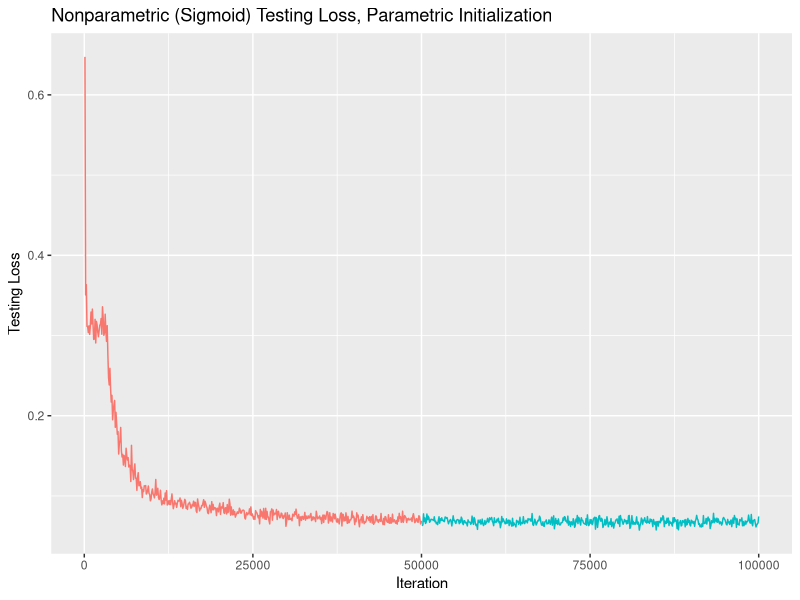
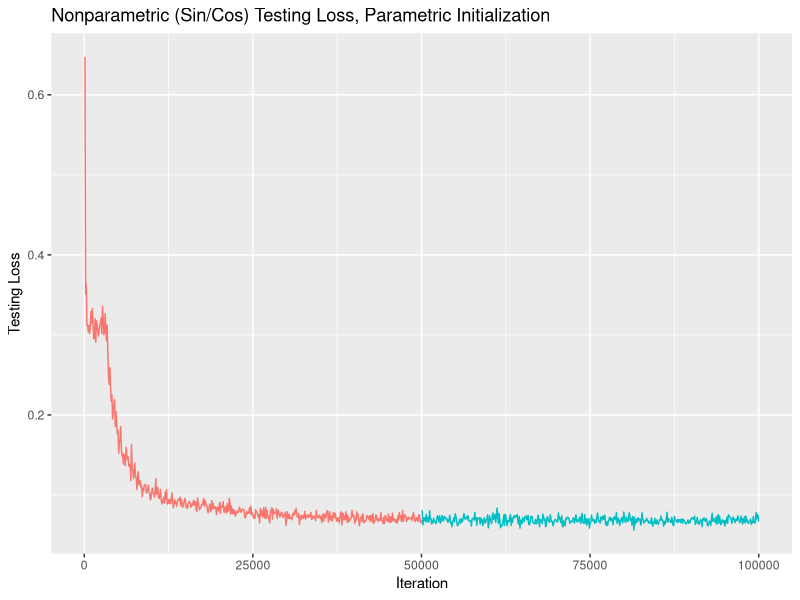
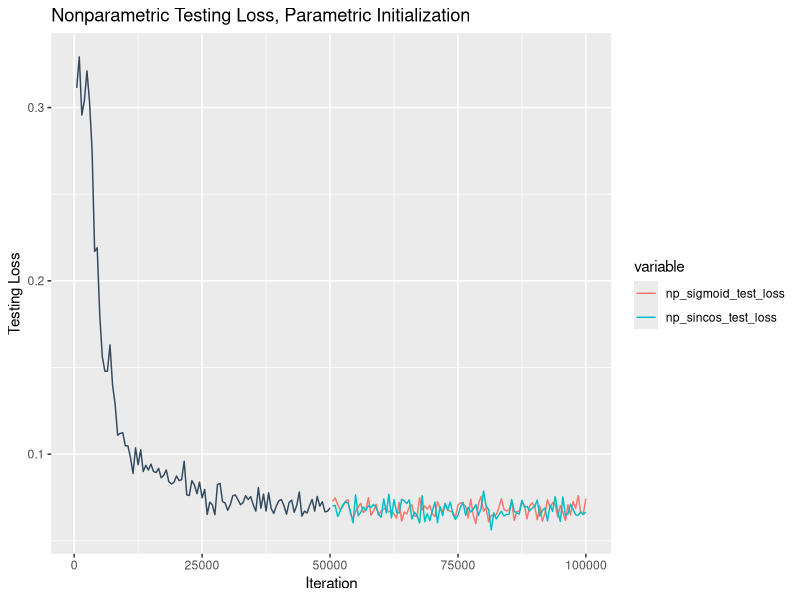
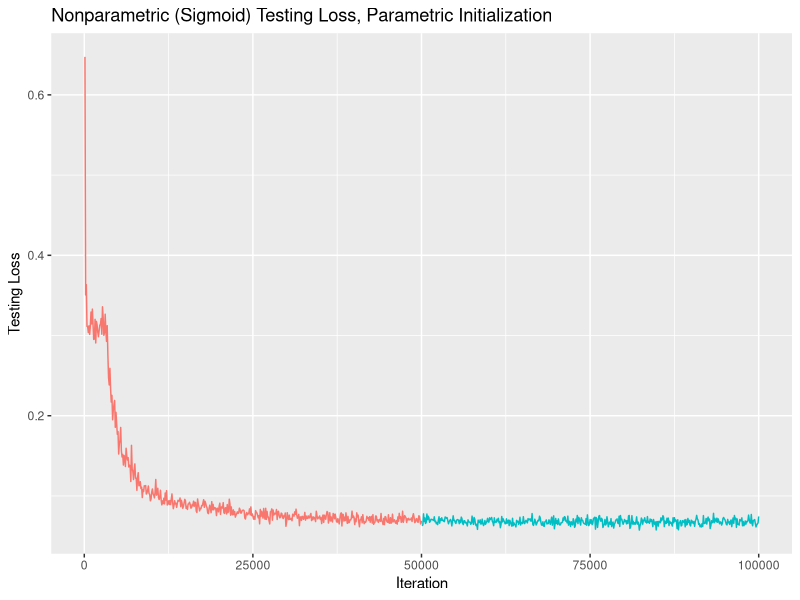
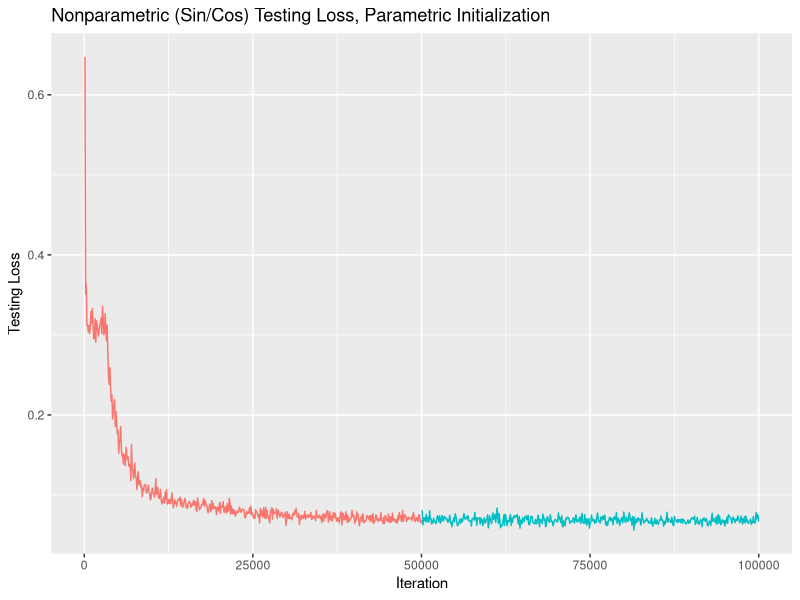
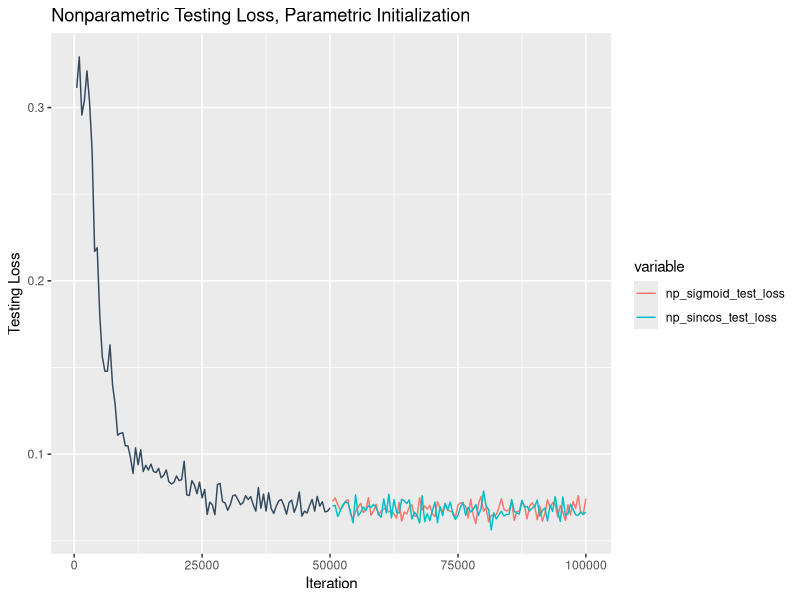

Recreate these plots in R, in order.
library(ggplot2)
library(reshape2)
library(dplyr)

parametric_init_losses <- read.csv('parametric_init_losses.csv')
parametric_init_losses_2 <- read.csv('parametric_init_losses_20k-50k.csv')

plot.df <- melt(rbind(parametric_init_losses,
                      parametric_init_losses_2),
                id='iteration')
plot.df$iteration <- plot.df$iteration * 100 # output every 100 iter

# ggplot(plot.df, aes(x=iteration, y=value)) +
#     geom_line(aes(colour=variable)) +
#     ggtitle('LSTM Parametric Initialization Loss during Training')
# ggsave('parametric_initialization_50k_iter.png',
#        width=10, height=6)


## colours help
gg_color_hue <- function(n) {
    hues <- seq(15, 375, length=n+1)
    hcl(h=hues, l=65, c=100)[1:n]
}


# # 20k->20k
parametric_init <- read.csv('parametric_init_losses.csv')
parametric_init_2 <- read.csv('parametric_init_losses_20k-50k.csv')
parametric_init_df <- rbind(parametric_init, parametric_init_2[1:200, ])

# np_20 <- read.csv('lstm_np_02_loss.csv')

# # First plot 20k init -> 20k np
# plot_df <- data.frame(init_iteration=parametric_init$iteration,
#                       init_test_loss=parametric_init$testing_loss,
#                       np_iteration=np_20$iteration,
#                       np_test_loss=np_20$testing_loss)
# plot_df$init_iteration <- plot_df$init_iteration * 100
# plot_df$np_iteration <- plot_df$np_iteration * 100

# ggplot(plot_df) +
#     geom_line(aes(x=init_iteration, y=init_test_loss),
#               colour=gg_color_hue(2)[1]) +
#     geom_line(aes(x=np_iteration, y=np_test_loss),
#               colour=gg_color_hue(2)[2]) +
#     ggtitle('Nonparametric Testing Loss, Parametric Initialization') +
#     xlab('Iteration') +
#     ylab('Testing Loss')
# ggsave(file='np20_init20.png', width=10, height=6)

# # Also plot 20k continuation from parametric
# plot_df <- data.frame(init_iteration=parametric_init_df$iteration,
#                       init_test_loss=parametric_init_df$testing_loss,
#                       np_iteration=np_20$iteration,
#                       np_test_loss=np_20$testing_loss)
# plot_df$init_iteration <- plot_df$init_iteration * 100
# plot_df$np_iteration <- plot_df$np_iteration * 100

# ggplot(plot_df) +
#     geom_line(aes(x=init_iteration, y=init_test_loss),
#               colour=gg_color_hue(2)[1]) +
#     geom_line(aes(x=np_iteration, y=np_test_loss),
#               colour=gg_color_hue(2)[2]) +
#     ggtitle('Nonparametric Testing Loss, Parametric Initialization and Continuation') +
#     xlab('Iteration') +
#     ylab('Testing Loss')
# ggsave(file='np20_init20_cont20.png', width=10, height=6)


# Now 50k parametric, 50k nonparametric
parametric_init_df <- rbind(parametric_init,
                            parametric_init_2)
np_sigmoid_50 <- read.csv('lstm_np_01_loss.csv')
plot_df <- data.frame(init_iteration=parametric_init_df$iteration,
                      init_test_loss=parametric_init_df$testing_loss,
                      np_iteration=np_sigmoid_50$iteration,
                      np_test_loss=np_sigmoid_50$testing_loss)
plot_df$init_iteration <- plot_df$init_iteration * 100
plot_df$np_iteration <- plot_df$np_iteration * 100

ggplot(plot_df) +
    geom_line(aes(x=init_iteration, y=init_test_loss),
              colour=gg_color_hue(2)[1]) +
    geom_line(aes(x=np_iteration, y=np_test_loss),
              colour=gg_color_hue(2)[2]) +
    ggtitle('Nonparametric (Sigmoid) Testing Loss, Parametric Initialization') +
    xlab('Iteration') +
    ylab('Testing Loss')
ggsave(file='np_sigmoid_50_init50.png', width=10, height=6)


# 50k parametric, 50k sin/cos nonparametric
np_sincos_50 <- read.csv('lstm_np_03_loss.csv')
plot_df <- data.frame(init_iteration=parametric_init_df$iteration,
                      init_test_loss=parametric_init_df$testing_loss,
                      np_iteration=np_sincos_50$iteration,
                      np_test_loss=np_sincos_50$testing_loss)
plot_df$init_iteration <- plot_df$init_iteration * 100
plot_df$np_iteration <- plot_df$np_iteration * 100

ggplot(plot_df) +
    geom_line(aes(x=init_iteration, y=init_test_loss),
              colour=gg_color_hue(2)[1]) +
    geom_line(aes(x=np_iteration, y=np_test_loss),
              colour=gg_color_hue(2)[2]) +
    ggtitle('Nonparametric (Sin/Cos) Testing Loss, Parametric Initialization') +
    xlab('Iteration') +
    ylab('Testing Loss')
ggsave(file='np_sincos_50_init50.png', width=10, height=6)

# same as above, but plot training as well
# plot_df <- data.frame(init_iteration=parametric_init_df$iteration,
#                       init_test_loss=parametric_init_df$testing_loss,
#                       init_train_loss=parametric_init_df$training_loss,
#                       np_iteration=np_sincos_50$iteration,
#                       np_test_loss=np_sincos_50$testing_loss,
#                       np_train_loss=np_sincos_50$training_loss)
# plot_df$init_iteration <- plot_df$init_iteration * 100
# plot_df$np_iteration <- plot_df$np_iteration * 100

# ggplot(plot_df) +
#     geom_line(aes(x=init_iteration, y=init_test_loss),
#               colour=gg_color_hue(2)[1]) +
#     geom_line(aes(x=init_iteration, y=init_train_loss),
#               colour='#c0392b', linetype=3) +
#     geom_line(aes(x=np_iteration, y=np_test_loss),
#               colour=gg_color_hue(2)[2]) +
#     geom_line(aes(x=np_iteration, y=np_train_loss),
#               colour='#2980b9', linetype=3) +
#     ggtitle('Test and Train Loss for Nonparametric (Sin/Cos) w/Parametric Initialization') +
#     xlab('Iteration') +
#     ylab('Loss')
# ggsave(file='np_sincos_50_init50_train_test.png', width=10, height=6)

# Plot sin/cos and sigmoid together
plot_df <- data.frame(
  init_iteration=parametric_init_df$iteration,
  init_test_loss=parametric_init_df$testing_loss)
plot_df$init_iteration <- plot_df$init_iteration * 100

# Melt 2x NP
np_df <- data.frame(
  np_iteration=np_sigmoid_50$iteration,
  np_sigmoid_test_loss=np_sigmoid_50$testing_loss,
  np_sincos_test_loss=np_sincos_50$testing_loss)
plot_df2 <- melt(np_df, id='np_iteration')
plot_df2$np_iteration <- plot_df2$np_iteration * 100

final_plot_df <- cbind(plot_df, plot_df2)
# Only keep every 500 iterations
final_plot_df <- final_plot_df %>% filter(init_iteration %% 500 == 0)

# Change colors so that red

ggplot(final_plot_df) +
    geom_line(aes(x=init_iteration,
                  y=init_test_loss),
              colour='#34495e') +
    geom_line(aes(x=np_iteration,
                  y=value,
                  colour=variable)) +
    ggtitle('Nonparametric Testing Loss, Parametric Initialization') +
    xlab('Iteration') +
    ylab('Testing Loss')
ggsave(file='np_together_50_init50.png', width=10, height=6)